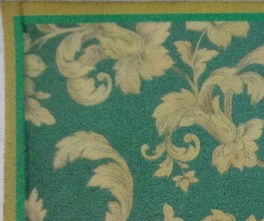
#> input picture app/data/kovrik100kb.jpg, 264 x 221 px, shrunk from 748 x 627 before the run
$ python app.py
#> lines starting #> are read from the running program, lines starting #| are printed output that depends on the picture
import numpy as np
import cv2 as cv
import time

MIN_MATCH_COUNT = 10

img1 = cv.imread('data/kovrik100kb.jpg', 0)  # queryImage
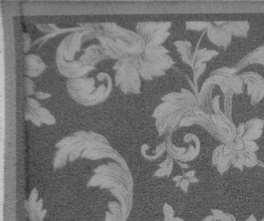
#> img1: shape (221, 264); min 44, max 201, mean 116.3
img2 = cv.imread('data/kovrik1.jpg', 0)  # trainImage
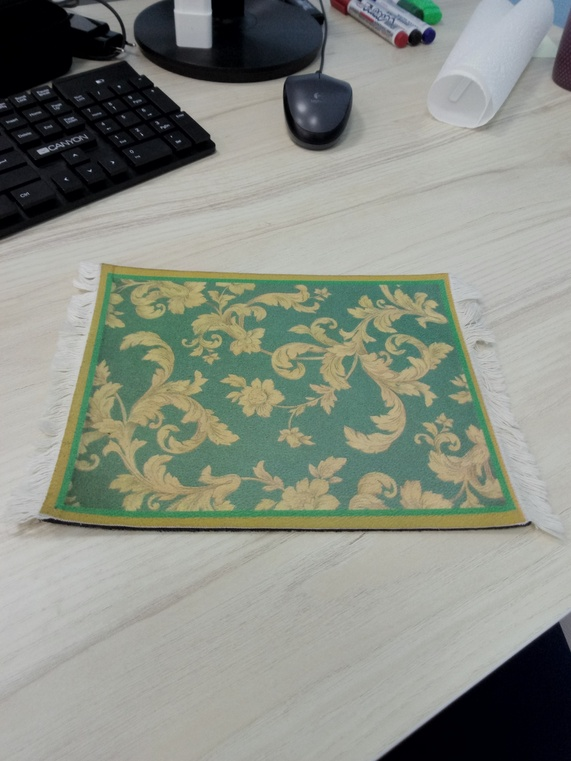
#> input picture app/data/kovrik1.jpg, 571 x 761 px, shrunk from 1620 x 2160 before the run
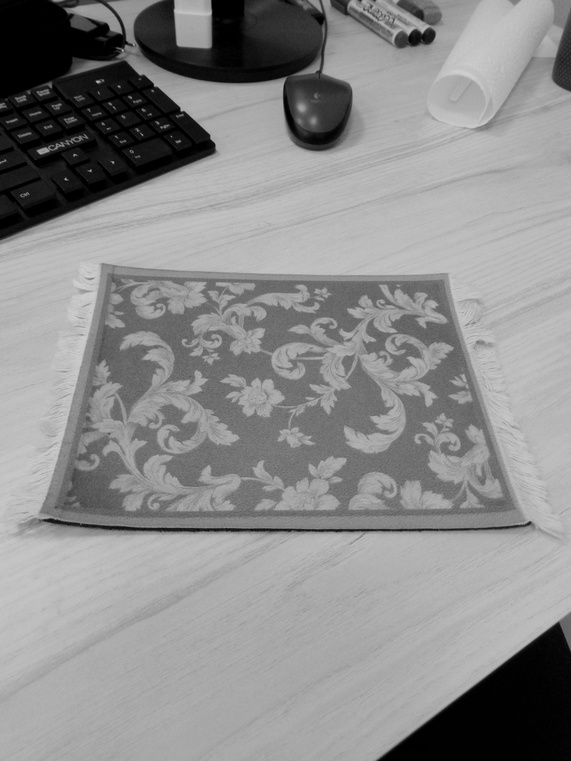
#> img2: shape (761, 571); min 0, max 210, mean 140.2

sum = 0
for i in range(100):
    start = time.time()

    # Initiate SIFT detector
    sift = cv.xfeatures2d.SIFT_create()

    # find the keypoints and descriptors with SIFT
    kp1, des1 = sift.detectAndCompute(img1, None)
#> (the run stopped early here; a loop or call above may not have finished)
